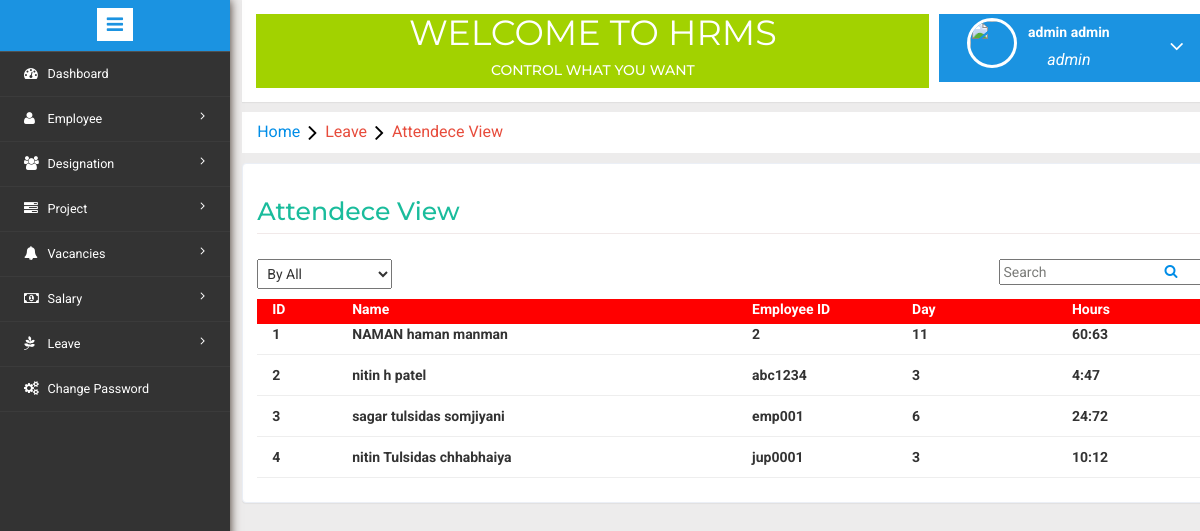
Page /atten.php (signed in) on the committed database.
### tables this page shows
CREATE TABLE `dailyworkload` (
  `DailyWorkLoadId` bigint(20) NOT NULL,
  `EmpId` varchar(50) NOT NULL,
  `LoginDate` datetime DEFAULT NULL,
  `LogoutDate` datetime DEFAULT NULL,
  `DailyWorkingminutes` int(11) DEFAULT NULL
);

### atten.php (the view, shortened to what this page needs)
<?php include('header.php');?>
<?php
  	$dbs = new database();
  	$db=$dbs->connection();
  	$SelectedSortById = "";
  	if (isset($_POST['yearss']))
  	{
  		$by = $_POST['by'];
  		if($by == 3)
  		{
	  		$by = $_POST['by'];
	  		$SelectedSortById = $by;
	  		$daty = $_POST['years'];
	  		$viewatten = mysqli_query($db,"SELECT *,COUNT(EmpId) as TotalDays,sum(DailyWorkingminutes) as TotalMinute,(SELECT Concat(FirstName,' ',MiddleName,' ',LastName) from employee where EmployeeId=d.EmpId) as FullName,SUBSTR(LoginDate,1,7) FROM dailyworkload d where SUBSTR(d.LoginDate,1,4)='$daty' group by EmpId");
  		}
  		else if($by == 2)
  		{
  			$by = $_POST['by'];
	  		$SelectedSortById = $by;
	  		$daty = $_POST['years'];
	  		$m = $_POST['months'];
	  		$da = $daty."-".$m;
	  		$viewatten=mysqli_query($db,"SELECT *,COUNT(EmpId) as TotalDays,sum(DailyWorkingminutes) as TotalMinute,(SELECT Concat(FirstName,' ',MiddleName,' ',LastName) from employee where EmployeeId=d.EmpId) as FullName,SUBSTR(LoginDate,1,4) FROM dailyworkload d where SUBSTR(d.LoginDate,1,7)='$da' group by EmpId");
  		}
  		else
  		{
  			$viewatten = mysqli_query($db,"SELECT *,COUNT(EmpId) as TotalDays,sum(DailyWorkingminutes) as TotalMinute,(SELECT Concat(FirstName,' ',MiddleName,' ',LastName) from employee where EmployeeId=d.EmpId) as FullName FROM `dailyworkload` d group by EmpId");
  		}
  	}
  	else
  	{
  		$viewatten = mysqli_query($db,"SELECT *,COUNT(EmpId) as TotalDays,sum(DailyWorkingminutes) as TotalMinute,(SELECT Concat(FirstName,' ',MiddleName,' ',LastName) from employee where EmployeeId=d.EmpId) as FullName FROM `dailyworkload` d group by EmpId");
  	}
?>
<ol class="breadcrumb" style="margin: 10px 0px ! important;">
    <li class="breadcrumb-item"><a href="Home.php">Home</a><i class="fa fa-angle-right"></i>Leave<i class="fa fa-angle-right"></i>Attendece View</li>
</ol>
<form method="post">
<div class="validation-form" style="margin-bottom: 30px;">
	<h2 style="color: #1abc9c;">Attendece View</h2>
	<div class="row" style="margin-bottom: 10px;">
		<div class="col-md-2">
			<select id="sortby" name="by" style="text-transform: capitalize;" onchange="sortbychange();" onclick="sortbychange();">
				<option value="1" <?php if($SelectedSortById==1){echo "selected";} ?>>By All</option>
			</select>
		</div>
		<div class="col-md-2">
		</div>
		<div class="col-md-2">
		</div>
		<div class="col-md-1">
		</div>
		<div class="col-md-1"></div>
		<div class="col-md-1"></div>
		<div class="col-md-2">
			<input placeholder="Search" value="<?php echo(isset($SearchName))?$SearchName:''; ?>" type="search-box" name="search" style="padding-right: 40px;">
		</div>
		<div class="col-md-1">
			<a href="atten.php?id=search"><i class="fa fa-search" style="padding-top: 5px;" aria-hidden="true"></i></a>
		</div>
	</div>
	<div class="row" style="color: white; margin-right: 0; margin-left:0;">
		<div class="col-md-1" style="background-color: red;">
			<label>ID</label>
		</div>
		<div class="col-md-5" style="background-color: red;">
			<label>Name</label>
		</div>
		<div class="col-md-2" style="background-color: red;">
			<label>Employee ID</label>
		</div>
		<div class="col-md-2" style="background-color: red;">
			<label>Day</label>
		</div>
		<div class="col-md-2" style="background-color: red;">
			<label>Hours</label>
		</div>
	</div>
	<?php $i=1; while($row = mysqli_fetch_assoc($viewatten)) {
		$day =$row['TotalDays'];
		$hours =$row['TotalMinute']/60;  $h = str_replace('.',':',round($hours,2));?>
	<div class="row" style="margin-right: 0; margin-left: 0;">
		<div class="col-md-1">
			<label><?php $i=$i; echo $i; $i++;?></label>
		</div>
		<div class="col-md-5">
			<label><?php echo(isset($row['FullName']))?$row['FullName']:"";?></label>
		</div>
		<div class="col-md-2">
			<label><?php echo(isset($row['EmpId']))?$row['EmpId']:"";?></label>
		</div>
		<div class="col-md-2">
			<label><?php echo(isset($day))?$day:"";?></label>
		</div>
		<div class="col-md-2">
			<label><?php echo(isset($h))?$h:"";?></label>
		</div>
	</div><hr style="margin-bottom: 10px;margin-top: 5px;border-top: 1px solid #eee;">
	<?php } ?>
</div>
</form>
<?php include('footer.php'); ?>

### rows in the picture
dailyworkload: FullName "NAMAN haman manman", EmpId "2", day "11", h "60:63"
dailyworkload: FullName "nitin h patel", EmpId "abc1234", day "3", h "4:47"
dailyworkload: FullName "sagar tulsidas somjiyani", EmpId "emp001", day "6", h "24:72"
dailyworkload: FullName "nitin Tulsidas chhabhaiya", EmpId "jup0001", day "3", h "10:12"

### other values in the picture
$_SESSION['User']['FirstName'] "admin"
$_SESSION['User']['LastName'] "admin"
$_SESSION['role']['Name'] "admin"
